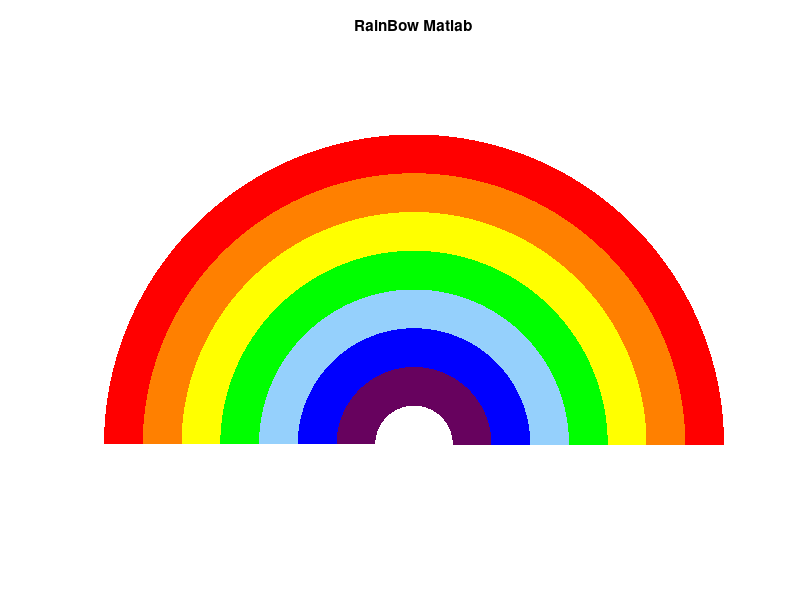

MATLAB code for this plot:
% setup parameters
figure;
% pause(5);
t=0:0.01:pi;
% outer, inner radius
outer_radius = [8, 7, 6, 5, 4, 3, 2];
inner_radius = [7, 6, 5, 4, 3, 2, 1];
% color
colors = {
    [1, 0, 0],                  %red
    [1, 0.5, 0],                %orange
    [1, 1, 0],                  %yellow
    [0, 1, 0],                  %green
    [0.5843, 0.8157, 0.9882],   %light blue
    [0, 0, 1],                  %blue
    [0.4039, 0.0078, 0.3686]    %violet
}
% draw using the loop
hold on;

for i = 1:length(outer_radius)

    r_outer = outer_radius(i);
    r_inner = inner_radius(i);
    color = colors{i};

    % mathematical principle (polar coordinates to cartesian coordinates)
    x_outer = r_outer * cos(t);
    y_outer = r_outer * sin(t);

    x_inner = r_inner * cos(t);
    y_inner = r_inner * sin(t);
    
    % reverse
    x_band = [x_outer, fliplr(x_inner)];
    y_band = [y_outer, fliplr(y_inner)];

    patch(x_band, y_band, color, 'EdgeColor', 'none');  
end

axis equal;
axis off;
title('RainBow Matlab');

hold off;